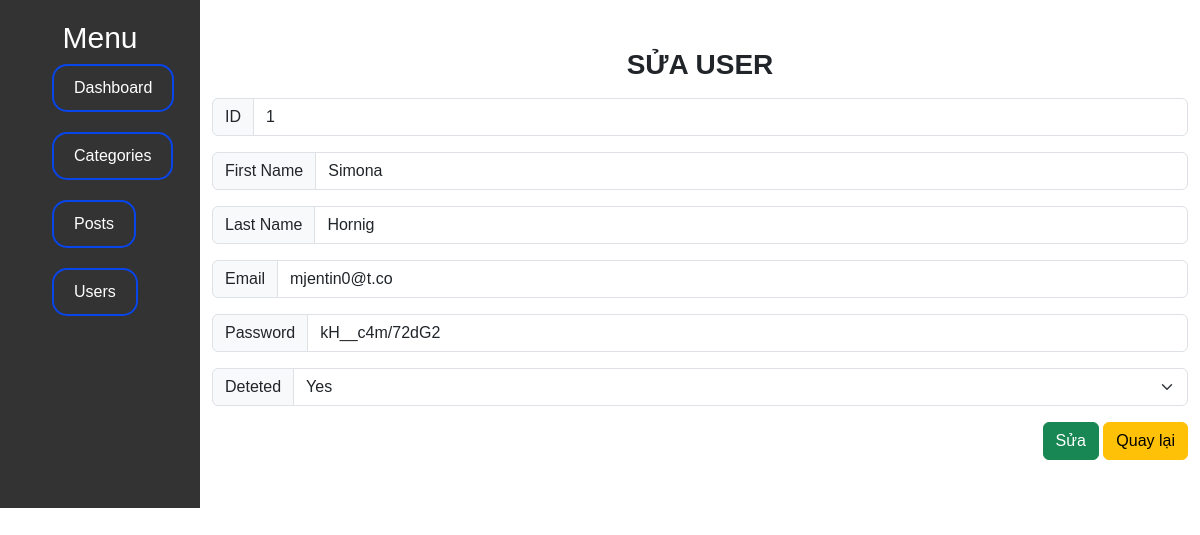
The app's page /admin/view/edit_user.php?id=1, older data.
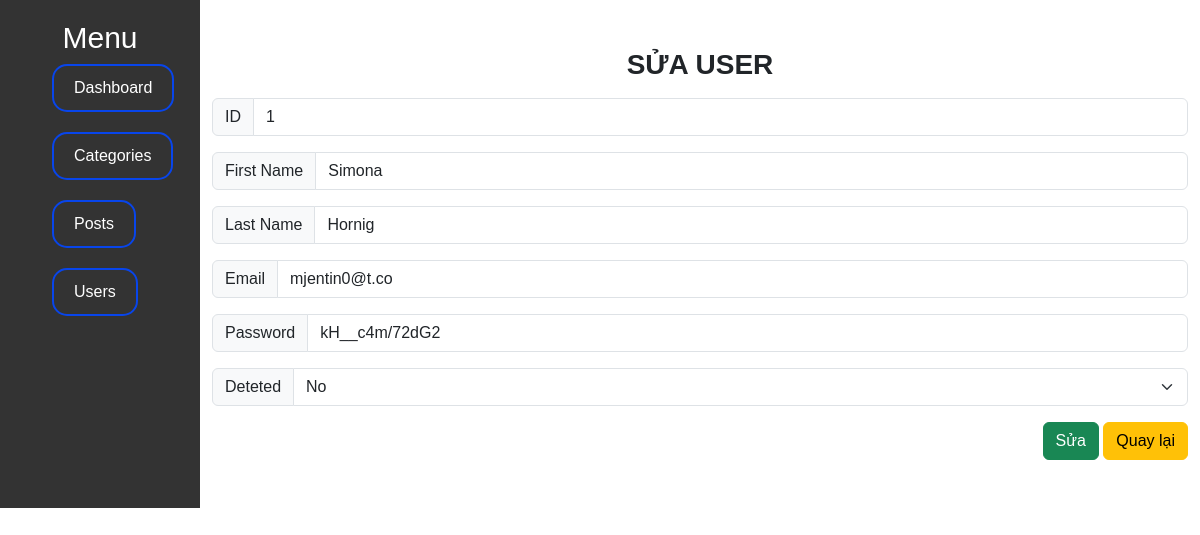
The same page, newer data.
### tables this page shows
CREATE TABLE `cms_user` (
  `id` int NOT NULL,
  `first_name` varchar(50) NOT NULL,
  `last_name` varchar(50) NOT NULL,
  `email` varchar(50) NOT NULL,
  `password` varchar(50) NOT NULL,
  `type` int NOT NULL,
  `deleted` int NOT NULL DEFAULT '0'
);

### admin/view/edit_user.php (the view, shortened to what this page needs)
<?php
    include_once("../class/Database.php");
    $id = (isset($_GET["id"])) ? intval($_GET["id"]) : 0;
    $sql = "SELECT * FROM cms_user WHERE id=" . $id;
    $data = $connect->query($sql);
    $user = [];
    while ($row = $data->fetch_assoc()) {
        $user = $row;
    }
?>
<!DOCTYPE html>
<html lang="en">
<head>
    <link href="https://cdn.jsdelivr.net/npm/bootstrap@5.3.0-alpha1/dist/css/bootstrap.min.css" rel="stylesheet">
    <link rel="stylesheet" href="https://cdnjs.cloudflare.com/ajax/libs/font-awesome/6.3.0/css/all.min.css" />
    <link rel="stylesheet" href="../css/Index.css">
</head>
<body>
    <?php include_once("menu.php") ?>
    <main class="container mt-5 mb-5">
        <div class="row">
            <div class="col-sm">
                <h3 class="text-center text-uppercase fw-bold">Sửa user</h3>
                <form action="../users.php?action=edit" method="post">
                    <div class="input-group mt-3 mb-3">
                        <span class="input-group-text" id="lblCatName">ID</span>
                        <input type="text" class="form-control" name="id" value="<?= $user["id"] ?>" required>
                    </div>
                    <div class="input-group mt-3 mb-3">
                        <span class="input-group-text" id="lblCatName">First Name</span>
                        <input type="text" class="form-control" name="first_name" value="<?= $user["first_name"] ?>"  required>
                    </div>
                    <div class="input-group mt-3 mb-3">
                        <span class="input-group-text" id="lblCatName">Last Name</span>
                        <input type="text" class="form-control" name="last_name" value="<?= $user["last_name"] ?>" required>
                    </div>
                    <div class="input-group mt-3 mb-3">
                        <span class="input-group-text" id="lblCatName">Email</span>
                        <input type="text" class="form-control" name="email" value="<?= $user["email"] ?>" required>
                    </div>
                    <div class="input-group mt-3 mb-3">
                        <span class="input-group-text" id="lblCatName">Password</span>
                        <input type="text" class="form-control" name="password" value="<?= $user["password"] ?>" readonly>
                    </div>
                    <div class="input-group mt-3 mb-3">
                        <span class="input-group-text" id="lblCatName">Deteted</span>
                        <select class="form-select" name="deleted">
                            <option value="0">No</option>
                            <option value="1" <?= ($user["deleted"]=="1") ? "selected" : "" ?>>Yes</option>
                        </select>
                    </div>
                    <div class="form-group  float-end ">
                        <input type="submit" value="Sửa" class="btn btn-success">
                        <a href="users.php" class="btn btn-warning ">Quay lại</a>
                    </div>
                </form>
            </div>
        </div>
    </main>
</body>
</html>

Row changes from the older to the newer data that the page shows:
changed cms_user "Simona": deleted "Yes" → (not shown)
Text that changed along with them:
form field deleted: (not shown) → "No"
